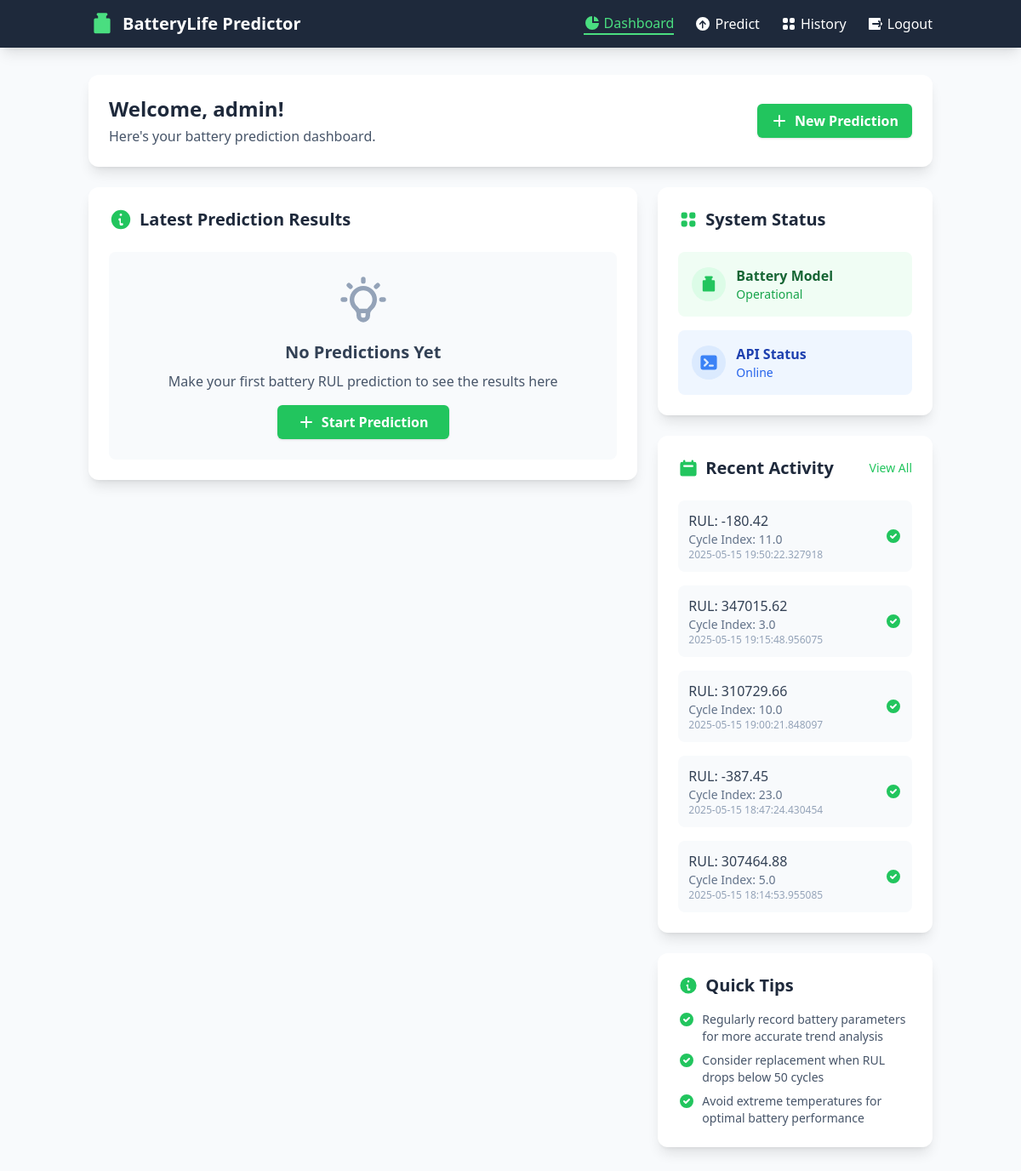
The app's page /dashboard (signed in) with its own data.
### tables this page shows
CREATE TABLE predictions (
        id INTEGER PRIMARY KEY AUTOINCREMENT,
        user_id INTEGER,
        cycle_index REAL,
        discharge_time REAL,
        decrement_36_34V REAL,
        max_voltage_discharge REAL,
        min_voltage_charge REAL,
        time_at_415V REAL,
        time_constant_current REAL,
        charging_time REAL,
        predicted_rul REAL,
        prediction_date TIMESTAMP,
        FOREIGN KEY (user_id) REFERENCES users (id)
    );

### app.py (the view)
@app.route('/dashboard')
@login_required
def dashboard():
    prediction = session.get('prediction', None)
    conn = get_db_connection()
    recent_predictions = conn.execute(
        'SELECT * FROM predictions WHERE user_id = ? ORDER BY prediction_date DESC LIMIT 5',
        (session['user_id'],)
    ).fetchall()
    conn.close()
    return render_template('dashboard.html', prediction=prediction, recent_predictions=recent_predictions)

### app.py (called while the page is built)
def get_db_connection():
    conn = sqlite3.connect('battery_app.db')
    conn.row_factory = sqlite3.Row
    return conn

def login_required(f):
    @wraps(f)
    def decorated_function(*args, **kwargs):
        if 'logged_in' not in session:
            flash('Please log in to access this page')
            return redirect(url_for('login'))
        return f(*args, **kwargs)
    return decorated_function

### templates/dashboard.html (shortened to what this page needs)
<!DOCTYPE html>
<html lang="en">
<head>
    <script src="https://cdn.tailwindcss.com"></script>
</head>
<body class="bg-slate-50 min-h-screen">
    <nav class="bg-slate-800 text-white shadow-lg">
        <div class="container mx-auto px-4 py-3">
            <div class="flex justify-between items-center">
                <div class="flex items-center space-x-2">
                    <span class="text-xl font-bold">BatteryLife Predictor</span>
                </div>
                <div class="hidden md:flex space-x-6">
                    <a href="/dashboard" class="flex items-center text-green-400 border-b-2 border-green-400 font-medium">
                        <svg xmlns="http://www.w3.org/2000/svg" class="h-5 w-5 mr-1" viewBox="0 0 20 20" fill="currentColor">
                            <path d="M2 10a8 8 0 018-8v8h8a8 8 0 11-16 0z" />
                            <path d="M12 2.252A8.014 8.014 0 0117.748 8H12V2.252z" />
                        </svg>
                        Dashboard
                    </a>
                    <a href="/predict" class="flex items-center hover:text-green-400 transition-colors">
                        Predict
                    </a>
                    <a href="/history" class="flex items-center hover:text-green-400 transition-colors">
                        History
                    </a>
                    <a href="/logout" class="flex items-center hover:text-green-400 transition-colors">
                        Logout
                    </a>
                </div>
            </div>
        </div>
    </nav>
    <div class="container mx-auto px-4 py-8">
        <div class="bg-white rounded-xl shadow-lg p-6 mb-6 slide-in" style="animation-delay: 0.1s;">
            <div class="flex items-center justify-between flex-wrap">
                <div>
                    <h1 class="text-2xl font-bold text-slate-800">Welcome, {{ session.username }}!</h1>
                    <p class="text-slate-600 mt-1">Here's your battery prediction dashboard.</p>
                </div>
                <a href="/predict" class="bg-green-500 hover:bg-green-600 text-white font-bold py-2 px-4 rounded-md shadow transition duration-200 flex items-center mt-4 sm:mt-0">
                    <svg xmlns="http://www.w3.org/2000/svg" class="h-5 w-5 mr-2" viewBox="0 0 20 20" fill="currentColor">
                        <path fill-rule="evenodd" d="M10 3a1 1 0 011 1v5h5a1 1 0 110 2h-5v5a1 1 0 11-2 0v-5H4a1 1 0 110-2h5V4a1 1 0 011-1z" clip-rule="evenodd" />
                    </svg>
                    New Prediction
                </a>
            </div>
        </div>
        <div class="lg:flex lg:space-x-6">
            <div class="lg:w-2/3 mb-6 lg:mb-0">
                <div class="bg-white rounded-xl shadow-lg p-6 slide-in" style="animation-delay: 0.2s;">
                    <div class="flex items-center mb-6">
                        <svg xmlns="http://www.w3.org/2000/svg" class="h-7 w-7 text-green-500 mr-2" viewBox="0 0 20 20" fill="currentColor">
                            <path fill-rule="evenodd" d="M18 10a8 8 0 11-16 0 8 8 0 0116 0zm-7-4a1 1 0 11-2 0 1 1 0 012 0zM9 9a1 1 0 000 2v3a1 1 0 001 1h1a1 1 0 100-2h-1V9z" clip-rule="evenodd" />
                        </svg>
                        <h2 class="text-xl font-bold text-slate-800">Latest Prediction Results</h2>
                    </div>
                    {% if prediction %}
                        <div class="bg-slate-50 rounded-lg p-6 mb-6">
                            <div class="flex flex-col md:flex-row items-center">
                                <div class="md:w-1/3 mb-6 md:mb-0">
                                    <div class="battery-container">
                                        <div class="battery-terminal"></div>
                                        <div class="battery-body">
                                            <div class="battery-level" id="batteryLevel"></div>
                                        </div>
                                    </div>
                                </div>
                                <div class="md:w-2/3 md:pl-6">
                                    <div class="text-center md:text-left">
                                        <h3 class="text-xl font-bold text-slate-700 mb-2">Predicted RUL:</h3>
                                        <div class="text-4xl font-bold text-green-600 mb-2" id="rulValue">{{ prediction }}</div>
                                        <p class="text-slate-600">Estimated remaining cycles before battery end of life</p>
                                    </div>
                                    <div class="mt-6">
                                        <a href="/predict" class="text-green-500 hover:text-green-700 flex items-center justify-center md:justify-start">
                                            <svg xmlns="http://www.w3.org/2000/svg" class="h-5 w-5 mr-1" viewBox="0 0 20 20" fill="currentColor">
                                                <path fill-rule="evenodd" d="M4 2a1 1 0 011 1v2.101a7.002 7.002 0 0111.601 2.566 1 1 0 11-1.885.666A5.002 5.002 0 005.999 7H9a1 1 0 010 2H4a1 1 0 01-1-1V3a1 1 0 011-1zm.008 9.057a1 1 0 011.276.61A5.002 5.002 0 0014.001 13H11a1 1 0 110-2h5a1 1 0 011 1v5a1 1 0 11-2 0v-2.101a7.002 7.002 0 01-11.601-2.566 1 1 0 01.61-1.276z" clip-rule="evenodd" />
                                            </svg>
                                            Make another prediction
                                        </a>
                                    </div>
                                </div>
                            </div>
                        </div>
                        <div>
                            <h3 class="text-lg font-semibold text-slate-800 mb-4">Health Analysis</h3>
                            <div class="h-64">
                                <canvas id="healthTrendChart"></canvas>
                            </div>
                        </div>
                    {% else %}
                        <div class="bg-slate-50 rounded-lg p-6 text-center">
                            <h3 class="text-xl font-bold text-slate-700 mb-2">No Predictions Yet</h3>
                            <p class="text-slate-600 mb-4">Make your first battery RUL prediction to see the results here</p>
                            <a href="/predict" class="bg-green-500 hover:bg-green-600 text-white font-bold py-2 px-6 rounded-md shadow transition duration-200 inline-flex items-center">
                                <svg xmlns="http://www.w3.org/2000/svg" class="h-5 w-5 mr-2" viewBox="0 0 20 20" fill="currentColor">
                                    <path fill-rule="evenodd" d="M10 3a1 1 0 011 1v5h5a1 1 0 110 2h-5v5a1 1 0 11-2 0v-5H4a1 1 0 110-2h5V4a1 1 0 011-1z" clip-rule="evenodd" />
                                </svg>
                                Start Prediction
                            </a>
                        </div>
                    {% endif %}
                </div>
            </div>
            <div class="lg:w-1/3">
                <div class="bg-white rounded-xl shadow-lg p-6 mb-6 slide-in" style="animation-delay: 0.3s;">
                    <div class="flex items-center mb-6">
                        <h2 class="text-xl font-bold text-slate-800">System Status</h2>
                    </div>
                    <div class="grid grid-cols-1 sm:grid-cols-2 lg:grid-cols-1 gap-4">
                        <div class="status-card bg-green-50 p-4 rounded-lg flex items-center">
                            <div class="w-10 h-10 bg-green-100 rounded-full flex items-center justify-center mr-3">
                            </div>
                            <div>
                                <h3 class="font-semibold text-green-800">Battery Model</h3>
                                <p class="text-green-600 text-sm">Operational</p>
                            </div>
                        </div>
                        <div class="status-card bg-blue-50 p-4 rounded-lg flex items-center">
                            <div class="w-10 h-10 bg-blue-100 rounded-full flex items-center justify-center mr-3">
                            </div>
                            <div>
                                <h3 class="font-semibold text-blue-800">API Status</h3>
                                <p class="text-blue-600 text-sm">Online</p>
                            </div>
                        </div>
                    </div>
                </div>
                <div class="bg-white rounded-xl shadow-lg p-6 mb-6 slide-in" style="animation-delay: 0.4s;">
                    <div class="flex items-center justify-between mb-6">
                        <div class="flex items-center">
                            <h2 class="text-xl font-bold text-slate-800">Recent Activity</h2>
                        </div>
                        <a href="/history" class="text-sm text-green-500 hover:text-green-700">View All</a>
                    </div>
                    {% if recent_predictions and recent_predictions|length > 0 %}
                        <div class="space-y-4">
                            {% for pred in recent_predictions %}
                                <div class="p-3 bg-slate-50 rounded-lg flex justify-between items-center">
                                    <div>
                                        <p class="text-slate-700 font-medium">RUL: {{ pred.predicted_rul }}</p>
                                        <p class="text-slate-500 text-sm">Cycle Index: {{ pred.cycle_index }}</p>
                                        <p class="text-slate-400 text-xs">{{ pred.prediction_date }}</p>
                                    </div>
                                    <div>
                                        <svg xmlns="http://www.w3.org/2000/svg" class="h-5 w-5 text-green-500" viewBox="0 0 20 20" fill="currentColor">
                                            <path fill-rule="evenodd" d="M10 18a8 8 0 100-16 8 8 0 000 16zm3.707-9.293a1 1 0 00-1.414-1.414L9 10.586 7.707 9.293a1 1 0 00-1.414 1.414l2 2a1 1 0 001.414 0l4-4z" clip-rule="evenodd" />
                                        </svg>
                                    </div>
                                </div>
                            {% endfor %}
                        </div>
                    {% else %}
                        <div class="text-center p-4 bg-slate-50 rounded-lg">
                            <p class="text-slate-600">No recent predictions</p>
                        </div>
                    {% endif %}
                </div>
                <div class="bg-white rounded-xl shadow-lg p-6 slide-in" style="animation-delay: 0.5s;">
                    <div class="flex items-center mb-4">
                        <svg xmlns="http://www.w3.org/2000/svg" class="h-6 w-6 text-green-500 mr-2" viewBox="0 0 20 20" fill="currentColor">
                            <path fill-rule="evenodd" d="M18 10a8 8 0 11-16 0 8 8 0 0116 0zm-7-4a1 1 0 11-2 0 1 1 0 012 0zM9 9a1 1 0 000 2v3a1 1 0 001 1h1a1 1 0 100-2h-1V9z" clip-rule="evenodd" />
                        </svg>
                        <h2 class="text-xl font-bold text-slate-800">Quick Tips</h2>
                    </div>
                    <ul class="space-y-2 text-sm text-slate-600">
                        <li class="flex items-start">
                            Regularly record battery parameters for more accurate trend analysis
                        </li>
                        <li class="flex items-start">
                            Consider replacement when RUL drops below 50 cycles
                        </li>
                        <li class="flex items-start">
                            Avoid extreme temperatures for optimal battery performance
                        </li>
                    </ul>
                </div>
            </div>
        </div>
    </div>
</body>
</html>

### templates/dashboard.html (style rules this page uses)
.status-card { transition: all 0.3s; }
.slide-in { animation: slideIn 0.5s ease-out forwards; transform: translateY(20px); opacity: 0; }

### records on screen
predictions: predicted_rul "-180.42", cycle_index "11.0", prediction_date "2025-05-15 19:50:22.327918"
predictions: predicted_rul "347015.62", cycle_index "3.0", prediction_date "2025-05-15 19:15:48.956075"
predictions: predicted_rul "310729.66", cycle_index "10.0", prediction_date "2025-05-15 19:00:21.848097"
predictions: predicted_rul "-387.45", cycle_index "23.0", prediction_date "2025-05-15 18:47:24.430454"
predictions: predicted_rul "307464.88", cycle_index "5.0", prediction_date "2025-05-15 18:14:53.955085"

### other values on screen
{{ session.username }} "admin"
